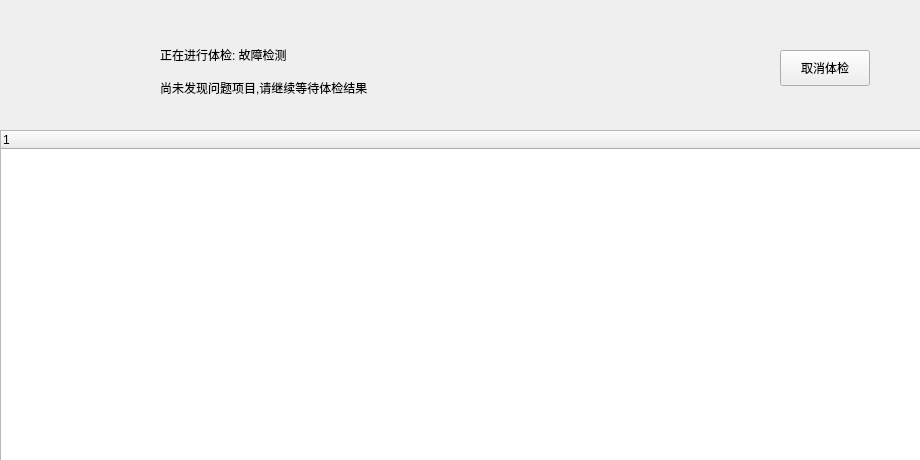
<?xml version="1.0" encoding="UTF-8"?>
<ui version="4.0">
 <class>Home2Widget</class>
 <widget class="QWidget" name="Home2Widget">
  <property name="geometry">
   <rect>
    <x>0</x>
    <y>0</y>
    <width>920</width>
    <height>460</height>
   </rect>
  </property>
  <property name="windowTitle">
   <string>Form</string>
  </property>
  <widget class="QWidget" name="background" native="true">
   <property name="geometry">
    <rect>
     <x>0</x>
     <y>0</y>
     <width>920</width>
     <height>460</height>
    </rect>
   </property>
  </widget>
  <widget class="QWidget" name="main" native="true">
   <property name="geometry">
    <rect>
     <x>0</x>
     <y>0</y>
     <width>920</width>
     <height>460</height>
    </rect>
   </property>
   <widget class="QWidget" name="top" native="true">
    <property name="geometry">
     <rect>
      <x>0</x>
      <y>0</y>
      <width>920</width>
      <height>130</height>
     </rect>
    </property>
    <widget class="WaveBallWidget" name="waveBall" native="true">
     <property name="geometry">
      <rect>
       <x>40</x>
       <y>20</y>
       <width>90</width>
       <height>90</height>
      </rect>
     </property>
    </widget>
    <widget class="ProgressBarWidget" name="progreBar" native="true">
     <property name="geometry">
      <rect>
       <x>0</x>
       <y>126</y>
       <width>920</width>
       <height>4</height>
      </rect>
     </property>
    </widget>
    <widget class="QLabel" name="title">
     <property name="geometry">
      <rect>
       <x>160</x>
       <y>40</y>
       <width>401</width>
       <height>30</height>
      </rect>
     </property>
     <property name="text">
      <string>正在进行体检: 故障检测</string>
     </property>
    </widget>
    <widget class="QLabel" name="subtitle">
     <property name="geometry">
      <rect>
       <x>160</x>
       <y>80</y>
       <width>381</width>
       <height>16</height>
      </rect>
     </property>
     <property name="text">
      <string>尚未发现问题项目,请继续等待体检结果</string>
     </property>
    </widget>
    <widget class="QPushButton" name="pushButton">
     <property name="geometry">
      <rect>
       <x>780</x>
       <y>50</y>
       <width>90</width>
       <height>36</height>
      </rect>
     </property>
     <property name="text">
      <string>取消体检</string>
     </property>
    </widget>
   </widget>
   <widget class="QWidget" name="bottom" native="true">
    <property name="geometry">
     <rect>
      <x>0</x>
      <y>130</y>
      <width>920</width>
      <height>331</height>
     </rect>
    </property>
    <widget class="QTreeWidget" name="treeWidget">
     <property name="geometry">
      <rect>
       <x>0</x>
       <y>0</y>
       <width>921</width>
       <height>331</height>
      </rect>
     </property>
     <column>
      <property name="text">
       <string notr="true">1</string>
      </property>
     </column>
    </widget>
   </widget>
  </widget>
 </widget>
 <customwidgets>
  <customwidget>
   <class>WaveBallWidget</class>
   <extends>QWidget</extends>
   <header location="global">customviews/waveballwidget.h</header>
   <container>1</container>
  </customwidget>
  <customwidget>
   <class>ProgressBarWidget</class>
   <extends>QWidget</extends>
   <header location="global">customviews/progressbarwidget.h</header>
   <container>1</container>
  </customwidget>
 </customwidgets>
 <resources/>
 <connections/>
</ui>
